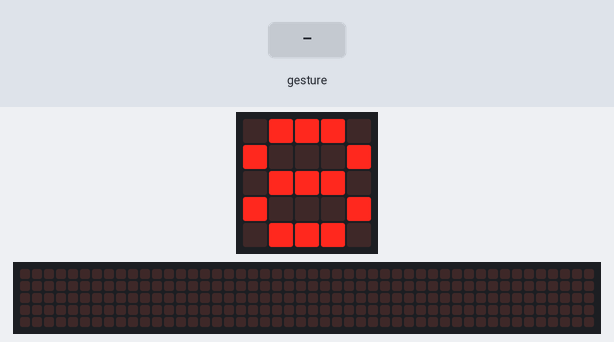
Simulated run of this program. Board: BBC micro:bit running MicroPython. On the bench: the board's 5×5 LED display, a strip that is not on the board, showing the scrolling text unrolled. The inputs (shaded band) are chosen by the test bench. Random numbers come from a fixed seed; a tilt is held for 1.5 s and a shake lasts 1 s, then the board lies face up again; the 48×5 strip is a reading aid, not a part: it shows the text the display is scrolling, unrolled, one strip-width of it at a time.

Above: at 1.2 s.
1.3 s: gesture 'shake'
At 1.8 s:
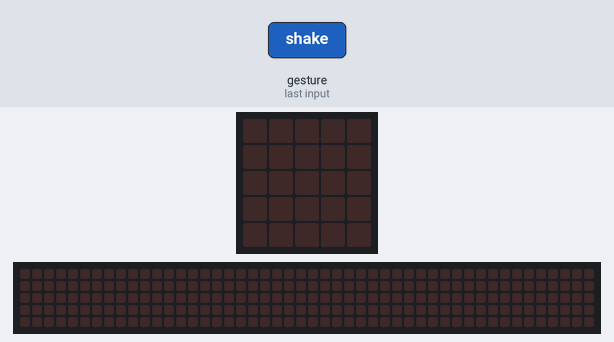
At 2.57 s:
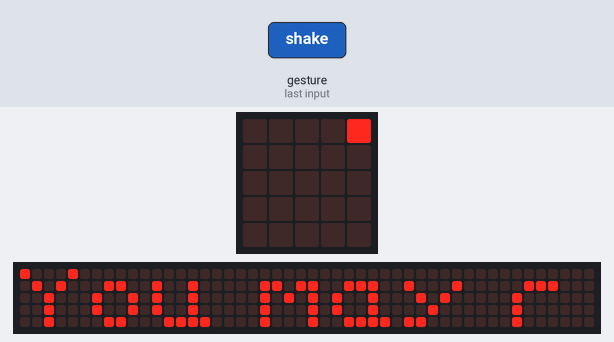
Timing chart, 0 to 4.3 s (numbered marks = the images above; inputs shaded):
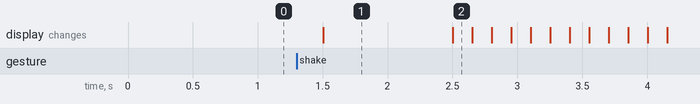

Measured:
- after the input at 1.3 s, the display: changes after 0.20 s (image 1)
- what the display in image 1 shows lasts 1.0 s, from 1.5 s to 2.5 s

The program:

magic8.py
```python
from microbit import *
import random

answers = [
    "It is certain",
    "It is decidedly so",
    "Without a doubt",
    "Yes, definitely",
    "You may rely on it",
    "As I see it, yes",
    "Most likely",
    "Outlook good",
    "Yes",
    "Signs point to yes",
    "Reply hazy try again",
    "Ask again later",
    "Better not tell you now",
    "Cannot predict now",
    "Concentrate and ask again",
    "Don't count on it"
    "My reply is no",
    "My sources say no",
    "Outlook not so good",
    "Very doubtful",
]

while True:
    display.show("8")
    if accelerometer.was_gesture("shake"):
        display.clear()
        sleep(1000)
        display.scroll(random.choice(answers))
```
